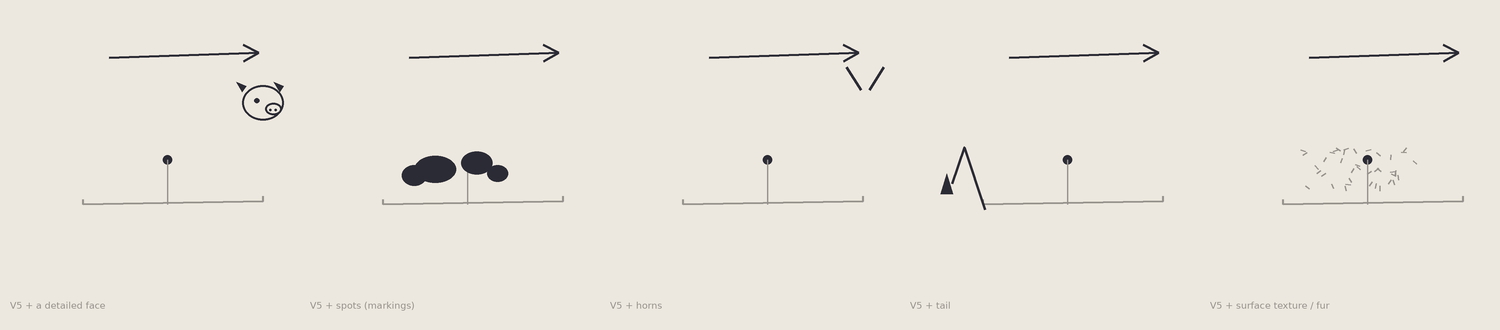

Source code (Python):
"""A37 — The Wrong Return. Begin at V5 (pure structure), then add the thing that FEELS most
promising — what a novice reaches for: the face, the spots, the horns, the tail, the surface
texture. Five wrong returns. Why do they feel convincing, and why do they fail? Run it."""
import numpy as np
from PIL import Image, ImageDraw, ImageFont
import textwrap
SS=3
PAPER=(237,232,223); INK=(43,43,53); MID=(150,146,140)
LM=dict(rumpground=(0.05,0.0), hip=(0.30,0.95), withers=(1.16,1.10), poll=(1.74,1.16),
 nose=(1.97,0.80), bellymid=(0.80,0.13), forehoof=(1.78,0.03))
class Cm:
    def __init__(s,ox,oy,sc): s.ox,s.oy,s.sc=ox,oy,sc
    def __call__(s,k):
        x,y=LM[k] if isinstance(k,str) else k; return (s.ox+x*s.sc, s.oy-y*s.sc)
def line(d,pts,col=INK,w=2.6): d.line([(int(p[0]*SS),int(p[1]*SS)) for p in pts],fill=col,width=max(1,int(w*SS)),joint="curve")
def ell(d,c,rx,ry,col,fill=True,w=2):
    bb=[int((c[0]-rx)*SS),int((c[1]-ry)*SS),int((c[0]+rx)*SS),int((c[1]+ry)*SS)]
    d.ellipse(bb,fill=col) if fill else d.ellipse(bb,outline=col,width=max(1,int(w*SS)))
def poly(d,pts,col=INK): d.polygon([(int(p[0]*SS),int(p[1]*SS)) for p in pts],fill=col)
def dot(d,c,r,col=INK): ell(d,c,r,r,col)

def base_V5(d,P,sc):
    b=[P('forehoof'),P('rumpground')]; line(d,b,col=MID,w=2.0)
    for e in b: line(d,[e,(e[0],e[1]-0.05*sc)],col=MID,w=2.0)
    cog=(P('bellymid')[0]+0.06*sc,P('bellymid')[1]-0.30*sc); dot(d,cog,0.045*sc,INK)
    line(d,[cog,(cog[0],P('rumpground')[1])],col=MID,w=1.4)
    a=(P('hip')[0],P('hip')[1]-0.46*sc); bb=(P('poll')[0],P('poll')[1]-0.30*sc)
    line(d,[a,bb],INK,2.6); u=np.array(bb)-np.array(a); u=u/(np.hypot(*u)+1e-9); nn=np.array([-u[1],u[0]]); tip=np.array(bb)
    line(d,[tip,tip-u*0.15*sc+nn*0.08*sc],INK,2.6); line(d,[tip,tip-u*0.15*sc-nn*0.08*sc],INK,2.6)

def add_face(d,P,sc):     # the most recognizable feature, in detail, floating
    h=P((1.78,0.98))
    ell(d,h,0.20*sc,0.17*sc,INK,fill=False,w=2.2)            # face outline
    dot(d,(h[0]-0.06*sc,h[1]-0.02*sc),0.025*sc)              # eye
    ell(d,(h[0]+0.10*sc,h[1]+0.06*sc),0.08*sc,0.06*sc,INK,fill=False,w=2.0)  # muzzle
    dot(d,(h[0]+0.07*sc,h[1]+0.07*sc),0.012*sc); dot(d,(h[0]+0.12*sc,h[1]+0.07*sc),0.012*sc)  # nostrils
    for dx in (-0.20,0.16): poly(d,[(h[0]+dx*sc,h[1]-0.10*sc),(h[0]+dx*sc-0.06*sc,h[1]-0.20*sc),(h[0]+dx*sc+0.04*sc,h[1]-0.16*sc)])  # ears
def add_spots(d,P,sc):    # Holstein patches — decorative identity, scattered where a body would be
    for (x,y,rx,ry) in [(0.55,0.34,0.20,0.13),(0.95,0.40,0.15,0.11),(0.35,0.28,0.12,0.10),(1.15,0.30,0.10,0.08)]:
        ell(d,P((x,y)),rx*sc,ry*sc,INK)
def add_horns(d,P,sc):    # the iconic part
    h=P((1.80,1.10))
    for s_ in (-1,1):
        line(d,[(h[0]+s_*0.04*sc,h[1]),(h[0]+s_*0.18*sc,h[1]-0.22*sc)],w=3.0)
def add_tail(d,P,sc):     # a distinctive recognizable part
    t=P('rumpground'); line(d,[(t[0]+0.02*sc,t[1]+0.05*sc),(t[0]-0.18*sc,t[1]-0.55*sc),(t[0]-0.30*sc,t[1]-0.20*sc)],w=2.4)
    poly(d,[P((-0.30,0.30)),P((-0.36,0.10)),P((-0.24,0.10))])  # tuft
def add_texture(d,P,sc):  # surface features: a field of short hair / cow-print marks
    rng=np.random.default_rng(5)
    for _ in range(40):
        x=rng.uniform(0.2,1.3); y=rng.uniform(0.18,0.55)
        a=P((x,y)); ang=rng.uniform(0,3.14)
        line(d,[a,(a[0]+np.cos(ang)*0.05*sc,a[1]+np.sin(ang)*0.05*sc)],col=MID,w=1.4)

VERSIONS=[
 ("V5 + a detailed face", add_face),
 ("V5 + spots (markings)", add_spots),
 ("V5 + horns", add_horns),
 ("V5 + tail", add_tail),
 ("V5 + surface texture / fur", add_texture),
]
def render(path):
    cols=5; cw,ch=300,330; W,H=cols*cw,ch
    img=Image.new("RGB",(W*SS,H*SS),PAPER); d=ImageDraw.Draw(img)
    try: font=ImageFont.truetype('/usr/share/fonts/truetype/dejavu/DejaVuSans.ttf',int(9.5*SS))
    except: font=ImageFont.load_default()
    for i,(name,fn) in enumerate(VERSIONS):
        P=Cm(i*cw+cw*0.26, ch*0.62, 104)
        base_V5(d,P,104); fn(d,P,104)
        for j,ln in enumerate(textwrap.wrap(name,30)):
            d.text((int((i*cw+10)*SS),int((ch-30+j*15)*SS)),ln,fill=MID,font=font)
    img=img.resize((W,H),Image.LANCZOS); img.save(path); print("saved",path)
if __name__=="__main__":
    render("/sessions/wizardly-stoic-cerf/mnt/hessentials/illustration/loomis/sketch201_u5_a37_wrong_return.png")
